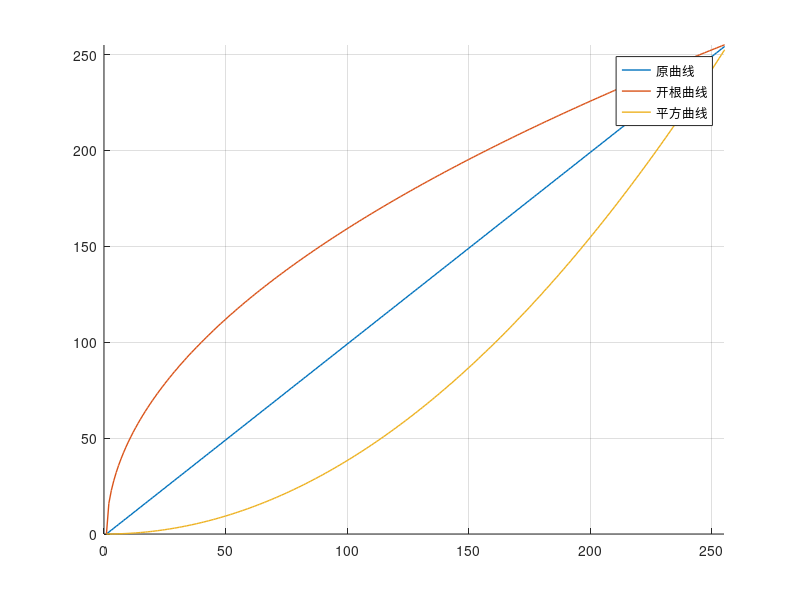

Here is the MATLAB script that generated this plot:
%--------------------------------------------------------------------------
%--             生成gamma校正所需的rom mif文件
%--------------------------------------------------------------------------
clear all
close all
clc

depth = 256;
width = 8; 
r = [0:1:255];
%--------------------------------------------------------------------------
%--                     sqrt开根
%--------------------------------------------------------------------------
s_qrt = 16*sqrt(r);  %开根 
z1    = round(s_qrt); 

fid = fopen('sqrt.dat','w');
% fprintf(fid,'depth= %d; \n',depth); 
% fprintf(fid,'width= %d; \n',width); 
% fprintf(fid,'address_radix=uns;\n'); 
% fprintf(fid,'data_radix = uns;\n'); 
% fprintf(fid,'Content Begin \n'); 
for(k=1:depth)
    if z1(k) <= 15
        fprintf(fid,'0%x\n',z1(k));
    else
        fprintf(fid,'%x\n',z1(k));
    end
end
% fprintf(fid,'end;');
%--------------------------------------------------------------------------
%--                     square开方
%--------------------------------------------------------------------------
s_quare = (1/256)*r.^2;   %平方
z2 = round(s_quare);

fid = fopen('square.dat','w');
% fprintf(fid,'depth= %d; \n',depth); 
% fprintf(fid,'width= %d; \n',width); 
% fprintf(fid,'address_radix=uns;\n'); 
% fprintf(fid,'data_radix = uns;\n'); 
% fprintf(fid,'Content Begin \n'); 
for(k=1:depth)
    if z2(k) <= 15
        fprintf(fid,'0%x\n',z2(k));
    else
        fprintf(fid,'%x\n',z2(k));
    end
end
% fprintf(fid,'end;');
%--------------------------------------------------------------------------
%--                     曲线展示
%--------------------------------------------------------------------------
hold on
plot(r,'LineWidth',1);        %原曲线
plot(s_qrt,'LineWidth',1);    %开根
plot(s_quare,'LineWidth',1);  %开方
xlim([0,255])
ylim([0,255])
grid on
legend('原曲线','开根曲线','平方曲线');
hold off
